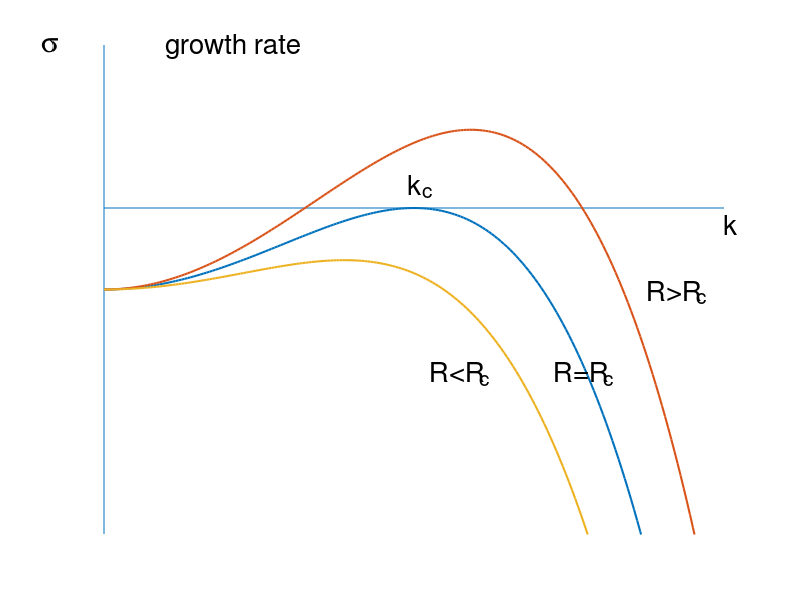

Here is the MATLAB script that generated this plot: (Note: this script raises an error after producing the figure.)
q=[0 2];
r=[0 0];
line(q,r)

axis([0 2 -4 2])
axis off
hold on

q=[0 0];
r=[-4 2];
line(q,r)

r=2;
x=0:.01:2;
x1=x.*x;
y=-1+r.*x1-x1.*x1;
plot(x,y,'linewidth',1.5);

r=2.8;
x=0:.01:2;
x1=x.*x;
y=-1+r.*x1-x1.*x1;
plot(x,y,'linewidth',1.5);

r=1.2;
x=0:.01:2;
x1=x.*x;
y=-1+r.*x1-x1.*x1;
plot(x,y,'linewidth',1.5);

text(2,-.2,'k','fontsize',20)
text(-.2,2,'s','fontsize',20,'fontname','symbol','fontweight','bold')

text(.98,.3,'k','fontsize',20)
text(.98,.2,'   c','fontsize',15)

text(1.45,-2,'R=R','fontsize',20)
text(1.45,-2.1,'          c','fontsize',15)

text(1.75,-1,'R>R','fontsize',20)
text(1.75,-1.1,'          c','fontsize',15)

text(1.05,-2,'R<R','fontsize',20)
text(1.05,-2.1,'          c','fontsize',15)

text(0.2,2,'growth rate','fontsize',20)

rdot=sprintf('%c',183)
text(1,0,rdot,'fontname','symbol','fontweight','bold','fontsize',20)

hold off
